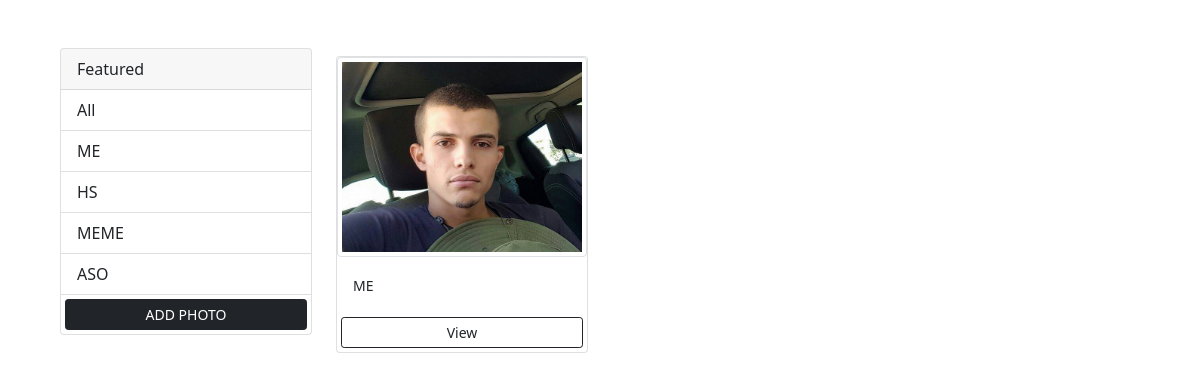
The app's page /, older data.
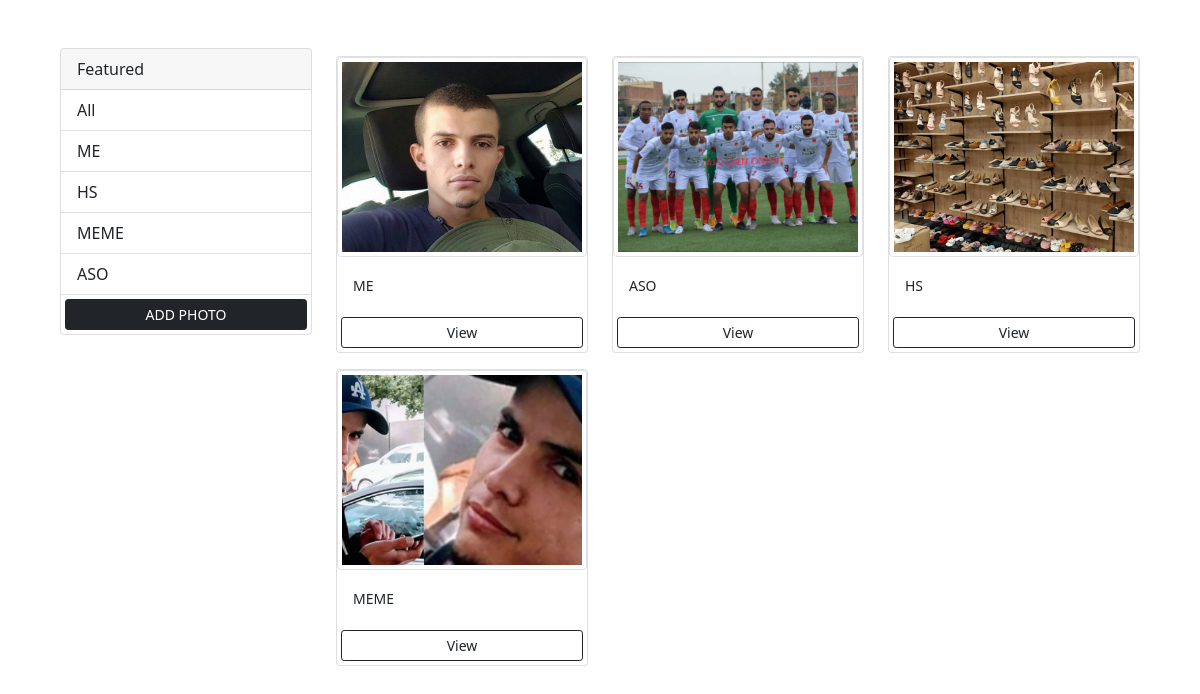
The same page, newer data.
### photos/models.py (models this page shows, shortened)
class Category(models.Model):
    name = models.CharField(max_length=128, null=False, blank=False)
    def __str__(self) -> str:
        return self.name

class Photo(models.Model):
    category = models.ForeignKey(Category, on_delete=models.SET_NULL, null=True, blank=True)
    image = models.ImageField(null=False, blank=False)
    description = models.TextField(max_length=512, null=False, blank=False)

### photos/views.py (the view)
# urls.py: path("", views.gallery, name="gallery"),
def gallery(request):
    categories = Category.objects.all()
    photos = Photo.objects.all()
    context = {
        "categories" : categories,
        "photos" : photos
    }
    return render(request, "photos/gallery.html", context)

### photos/templates/photos/gallery.html (shortened to what this page needs)
<!DOCTYPE html>
<html>
<head>
    <link href="https://cdn.jsdelivr.net/npm/bootstrap@5.1.3/dist/css/bootstrap.min.css" rel="stylesheet">
</head>
<body class="m-5">
    <div class="container">
        <div class="row">
            <div class="col-md-3">
                <div class="card">
                    <div class="card-header">
                      Featured
                    </div>
                    <ul class="list-group list-group-flush">
                      <li class="list-group-item">All</li>
                      {%  for category in categories %}
                      <li class="list-group-item">{{category}}</li>
                      {% endfor %}
                      <a href="{% url 'add' %}" class="btn btn-dark btn-block btn-sm m-1">ADD PHOTO</a>
                    </ul>
                  </div>
            </div>
            <div class="col-md-9">
                <div class="row">
                  {%  for photo in photos%}
                    <div class="col-md-4 my-2">
                        <div class="card">
                            <img src="{{photo.image.url}}" class="img-thumbnail" alt="...">
                            <div class="card-body">
                              <small class="card-title">{{photo.category}}</small>
                            </div>
                            <a href="{% url 'photo' photo.id %}" class="btn btn-outline-dark btn-sm m-1">View</a>
                          </div>
                    </div>
                    {% empty %}
                    <h3>No photos :( </h3>
                  {% endfor%}
                </div>
            </div>
        </div>
    </div>
</body>
</html>

### photos/templates/photos/gallery.html (style rules this page uses)
.img-thumbnail { height: 200px; object-fit: cover; }

Row changes from the older to the newer data that the page shows:
added Photo: image (picture), category "ASO"
added Photo: image (picture), category "HS"
added Photo: image (picture), category "MEME"
